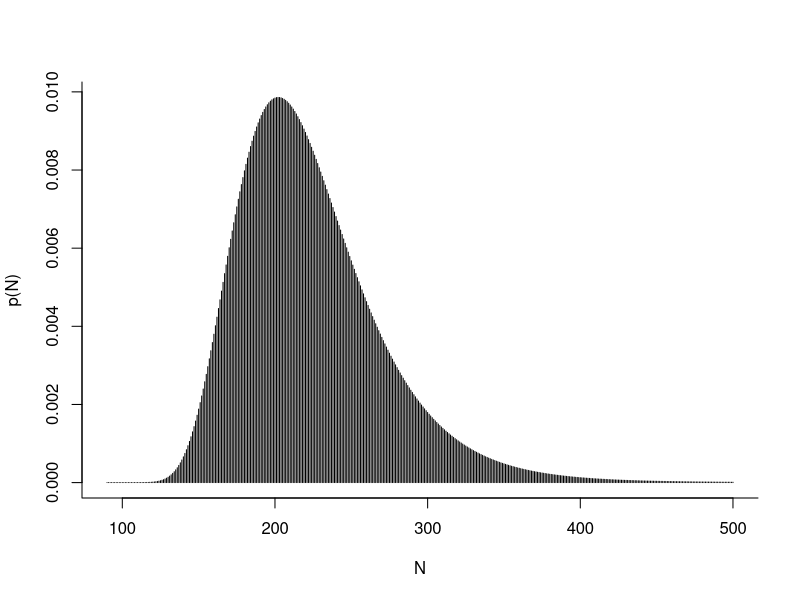

Reproduce this figure in R.
# Exercise 3.10
rm(list = ls())
upLimN <- 500
n1 <- 50
n2 <- 50
m2 <- 10    # recaptures; m2 <= min(n1, n2)
nc <- n1 + n2    # n1 + n2 (total captures)
n <- nc - m2  # unique individuals captured
N <- max(1,n):upLimN
a <- 5
b <- 10
logPN <- lfactorial(N-1) - log(N) - lfactorial(N-n) + lgamma(2 * N - nc + b) - lgamma(2 * N + a + b)
PN1 <- exp(logPN)
sumPN <- sum(PN1)
PN <- PN1/sumPN
plot(N, PN, type = "h", ylab = "p(N)", bty = "l")